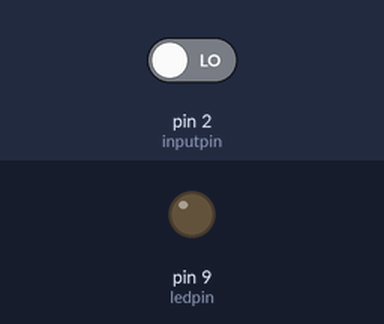
Bench run of a sketch on a simulated Arduino Uno, built with avr-gcc and run on an emulated ATmega328P. Parts: output pins drawn as LEDs (lit = HIGH). The inputs (shaded band) are chosen by the test bench; at power-on: pin 2 (inputpin) LOW.

Above: at 1.2 s.
1.3 s: pin 2 (inputpin) driven HIGH
At 2.1 s:
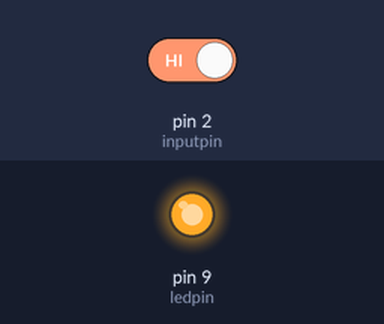
2.8 s: pin 2 (inputpin) driven LOW
At 3.2 s:
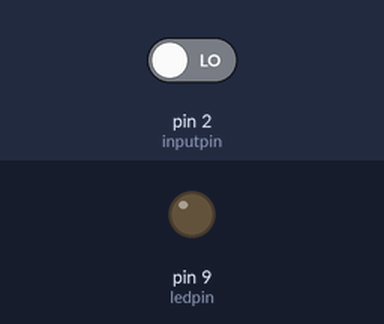
Timing chart, 0 to 5.8 s (numbered marks = the images above; inputs shaded):
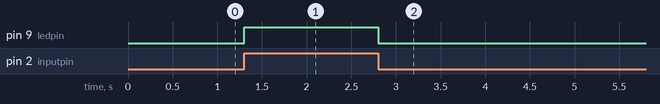

Measured:
- after the input at 1.3 s, pin 9 (ledpin): LOW → HIGH at once
- after the input at 2.8 s, pin 9 (ledpin): HIGH → LOW at once

The sketch:

PIR_motion_sensor.ino
```cpp
/*
  Project 3 - PIR motion sensor

  This sketch is written to accompany Project 3 in the Lecture-06

*/
//COde provided by UrduITAcademy

int ledpin = 9;
int inputpin = 2;
int val = 0;

void setup() {
  // declare the LED pins as outputs
  pinMode(ledpin, OUTPUT);  //declare ledpin as output
  pinMode(inputpin, INPUT);   //declare inputpin as input

}

void loop() {
   val = digitalRead(inputpin); //Read from inputPin and save the result in val
   if(val == HIGH){
    digitalWrite(ledpin,HIGH );//if there is HIGH in val, make the ledpin high
    }
    else {
      digitalWrite(ledpin,LOW); // if the val is LOW, that means no motion
      }                        //is detected , keep the LED off by making
}                             //ledpin as LOW
```
